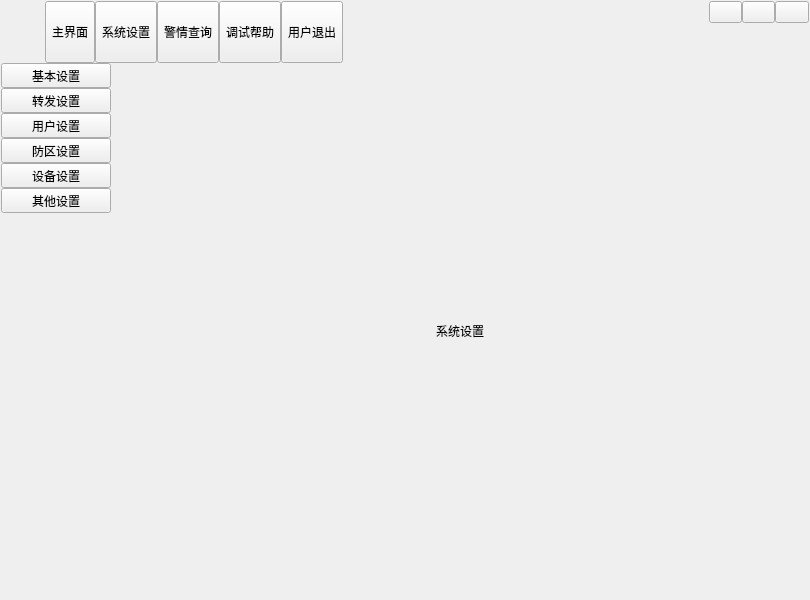
<?xml version="1.0" encoding="UTF-8"?>
<ui version="4.0">
 <class>frmMain</class>
 <widget class="QWidget" name="frmMain">
  <property name="geometry">
   <rect>
    <x>0</x>
    <y>0</y>
    <width>810</width>
    <height>600</height>
   </rect>
  </property>
  <property name="windowTitle">
   <string>Dialog</string>
  </property>
  <property name="sizeGripEnabled" stdset="0">
   <bool>false</bool>
  </property>
  <layout class="QVBoxLayout" name="verticalLayout">
   <property name="spacing">
    <number>0</number>
   </property>
   <property name="leftMargin">
    <number>1</number>
   </property>
   <property name="topMargin">
    <number>1</number>
   </property>
   <property name="rightMargin">
    <number>1</number>
   </property>
   <property name="bottomMargin">
    <number>1</number>
   </property>
   <item>
    <widget class="QWidget" name="widgetTitle" native="true">
     <property name="sizePolicy">
      <sizepolicy hsizetype="Preferred" vsizetype="Fixed">
       <horstretch>0</horstretch>
       <verstretch>0</verstretch>
      </sizepolicy>
     </property>
     <layout class="QHBoxLayout" name="horizontalLayout_2">
      <property name="spacing">
       <number>10</number>
      </property>
      <property name="leftMargin">
       <number>10</number>
      </property>
      <property name="topMargin">
       <number>0</number>
      </property>
      <property name="rightMargin">
       <number>0</number>
      </property>
      <property name="bottomMargin">
       <number>0</number>
      </property>
      <item>
       <widget class="QLabel" name="labIco">
        <property name="text">
         <string/>
        </property>
        <property name="alignment">
         <set>Qt::AlignCenter</set>
        </property>
       </widget>
      </item>
      <item>
       <widget class="QLabel" name="labTitle">
        <property name="styleSheet">
         <string notr="true"/>
        </property>
        <property name="text">
         <string/>
        </property>
        <property name="alignment">
         <set>Qt::AlignLeading|Qt::AlignLeft|Qt::AlignVCenter</set>
        </property>
       </widget>
      </item>
      <item>
       <widget class="QWidget" name="widgetTop" native="true">
        <layout class="QHBoxLayout" name="horizontalLayout_3">
         <property name="spacing">
          <number>0</number>
         </property>
         <property name="leftMargin">
          <number>0</number>
         </property>
         <property name="topMargin">
          <number>0</number>
         </property>
         <property name="rightMargin">
          <number>0</number>
         </property>
         <property name="bottomMargin">
          <number>0</number>
         </property>
         <item>
          <widget class="QToolButton" name="btnMain">
           <property name="sizePolicy">
            <sizepolicy hsizetype="Fixed" vsizetype="Expanding">
             <horstretch>0</horstretch>
             <verstretch>0</verstretch>
            </sizepolicy>
           </property>
           <property name="text">
            <string>主界面</string>
           </property>
           <property name="icon">
            <iconset resource="../ui/main.qrc">
             <normaloff>:/image/main_main.png</normaloff>:/image/main_main.png</iconset>
           </property>
           <property name="toolButtonStyle">
            <enum>Qt::ToolButtonTextUnderIcon</enum>
           </property>
          </widget>
         </item>
         <item>
          <widget class="QToolButton" name="btnConfig">
           <property name="sizePolicy">
            <sizepolicy hsizetype="Fixed" vsizetype="Expanding">
             <horstretch>0</horstretch>
             <verstretch>0</verstretch>
            </sizepolicy>
           </property>
           <property name="text">
            <string>系统设置</string>
           </property>
           <property name="icon">
            <iconset resource="../ui/main.qrc">
             <normaloff>:/image/main_config.png</normaloff>:/image/main_config.png</iconset>
           </property>
           <property name="toolButtonStyle">
            <enum>Qt::ToolButtonTextUnderIcon</enum>
           </property>
          </widget>
         </item>
         <item>
          <widget class="QToolButton" name="btnData">
           <property name="sizePolicy">
            <sizepolicy hsizetype="Fixed" vsizetype="Expanding">
             <horstretch>0</horstretch>
             <verstretch>0</verstretch>
            </sizepolicy>
           </property>
           <property name="text">
            <string>警情查询</string>
           </property>
           <property name="icon">
            <iconset resource="../ui/main.qrc">
             <normaloff>:/image/main_data.png</normaloff>:/image/main_data.png</iconset>
           </property>
           <property name="checked">
            <bool>false</bool>
           </property>
           <property name="toolButtonStyle">
            <enum>Qt::ToolButtonTextUnderIcon</enum>
           </property>
          </widget>
         </item>
         <item>
          <widget class="QToolButton" name="btnHelp">
           <property name="sizePolicy">
            <sizepolicy hsizetype="Fixed" vsizetype="Expanding">
             <horstretch>0</horstretch>
             <verstretch>0</verstretch>
            </sizepolicy>
           </property>
           <property name="styleSheet">
            <string notr="true"/>
           </property>
           <property name="text">
            <string>调试帮助</string>
           </property>
           <property name="icon">
            <iconset resource="../ui/main.qrc">
             <normaloff>:/image/main_person.png</normaloff>:/image/main_person.png</iconset>
           </property>
           <property name="toolButtonStyle">
            <enum>Qt::ToolButtonTextUnderIcon</enum>
           </property>
          </widget>
         </item>
         <item>
          <widget class="QToolButton" name="btnExit">
           <property name="sizePolicy">
            <sizepolicy hsizetype="Fixed" vsizetype="Expanding">
             <horstretch>0</horstretch>
             <verstretch>0</verstretch>
            </sizepolicy>
           </property>
           <property name="styleSheet">
            <string notr="true"/>
           </property>
           <property name="text">
            <string>用户退出</string>
           </property>
           <property name="icon">
            <iconset resource="../ui/main.qrc">
             <normaloff>:/image/main_exit.png</normaloff>:/image/main_exit.png</iconset>
           </property>
           <property name="toolButtonStyle">
            <enum>Qt::ToolButtonTextUnderIcon</enum>
           </property>
          </widget>
         </item>
        </layout>
       </widget>
      </item>
      <item>
       <spacer name="horizontalSpacer">
        <property name="orientation">
         <enum>Qt::Horizontal</enum>
        </property>
        <property name="sizeHint" stdset="0">
         <size>
          <width>40</width>
          <height>20</height>
         </size>
        </property>
       </spacer>
      </item>
      <item>
       <widget class="QWidget" name="widgetMenu" native="true">
        <property name="minimumSize">
         <size>
          <width>100</width>
          <height>0</height>
         </size>
        </property>
        <property name="maximumSize">
         <size>
          <width>100</width>
          <height>16777215</height>
         </size>
        </property>
        <layout class="QGridLayout" name="gridLayout_2">
         <property name="leftMargin">
          <number>0</number>
         </property>
         <property name="topMargin">
          <number>0</number>
         </property>
         <property name="rightMargin">
          <number>0</number>
         </property>
         <property name="bottomMargin">
          <number>0</number>
         </property>
         <property name="spacing">
          <number>0</number>
         </property>
         <item row="1" column="1" colspan="3">
          <spacer name="verticalSpacer">
           <property name="orientation">
            <enum>Qt::Vertical</enum>
           </property>
           <property name="sizeHint" stdset="0">
            <size>
             <width>20</width>
             <height>40</height>
            </size>
           </property>
          </spacer>
         </item>
         <item row="0" column="1">
          <widget class="QPushButton" name="btnMenu_Min">
           <property name="sizePolicy">
            <sizepolicy hsizetype="Minimum" vsizetype="Expanding">
             <horstretch>0</horstretch>
             <verstretch>0</verstretch>
            </sizepolicy>
           </property>
           <property name="cursor">
            <cursorShape>ArrowCursor</cursorShape>
           </property>
           <property name="focusPolicy">
            <enum>Qt::NoFocus</enum>
           </property>
           <property name="toolTip">
            <string>最小化</string>
           </property>
           <property name="text">
            <string/>
           </property>
          </widget>
         </item>
         <item row="0" column="3">
          <widget class="QPushButton" name="btnMenu_Close">
           <property name="sizePolicy">
            <sizepolicy hsizetype="Minimum" vsizetype="Expanding">
             <horstretch>0</horstretch>
             <verstretch>0</verstretch>
            </sizepolicy>
           </property>
           <property name="cursor">
            <cursorShape>ArrowCursor</cursorShape>
           </property>
           <property name="focusPolicy">
            <enum>Qt::NoFocus</enum>
           </property>
           <property name="toolTip">
            <string>关闭</string>
           </property>
           <property name="text">
            <string/>
           </property>
          </widget>
         </item>
         <item row="0" column="2">
          <widget class="QPushButton" name="btnMenu_Max">
           <property name="sizePolicy">
            <sizepolicy hsizetype="Minimum" vsizetype="Expanding">
             <horstretch>0</horstretch>
             <verstretch>0</verstretch>
            </sizepolicy>
           </property>
           <property name="focusPolicy">
            <enum>Qt::NoFocus</enum>
           </property>
           <property name="text">
            <string/>
           </property>
          </widget>
         </item>
        </layout>
       </widget>
      </item>
     </layout>
    </widget>
   </item>
   <item>
    <widget class="QStackedWidget" name="stackedWidget">
     <property name="styleSheet">
      <string notr="true"/>
     </property>
     <property name="currentIndex">
      <number>1</number>
     </property>
     <widget class="QWidget" name="page1">
      <layout class="QHBoxLayout" name="horizontalLayout">
       <property name="spacing">
        <number>0</number>
       </property>
       <property name="leftMargin">
        <number>0</number>
       </property>
       <property name="topMargin">
        <number>0</number>
       </property>
       <property name="rightMargin">
        <number>0</number>
       </property>
       <property name="bottomMargin">
        <number>0</number>
       </property>
       <item>
        <widget class="QWidget" name="widgetLeftMain" native="true">
         <property name="maximumSize">
          <size>
           <width>90</width>
           <height>16777215</height>
          </size>
         </property>
         <layout class="QVBoxLayout" name="verticalLayout_2">
          <property name="spacing">
           <number>0</number>
          </property>
          <property name="leftMargin">
           <number>0</number>
          </property>
          <property name="topMargin">
           <number>0</number>
          </property>
          <property name="rightMargin">
           <number>0</number>
          </property>
          <property name="bottomMargin">
           <number>0</number>
          </property>
          <item>
           <widget class="QToolButton" name="tbtnMain1">
            <property name="sizePolicy">
             <sizepolicy hsizetype="Expanding" vsizetype="Fixed">
              <horstretch>0</horstretch>
              <verstretch>0</verstretch>
             </sizepolicy>
            </property>
            <property name="text">
             <string>视频监控</string>
            </property>
           </widget>
          </item>
          <item>
           <widget class="QToolButton" name="tbtnMain2">
            <property name="sizePolicy">
             <sizepolicy hsizetype="Expanding" vsizetype="Fixed">
              <horstretch>0</horstretch>
              <verstretch>0</verstretch>
             </sizepolicy>
            </property>
            <property name="text">
             <string>地图监控</string>
            </property>
           </widget>
          </item>
          <item>
           <widget class="QToolButton" name="tbtnMain3">
            <property name="sizePolicy">
             <sizepolicy hsizetype="Expanding" vsizetype="Fixed">
              <horstretch>0</horstretch>
              <verstretch>0</verstretch>
             </sizepolicy>
            </property>
            <property name="text">
             <string>设备监控</string>
            </property>
           </widget>
          </item>
          <item>
           <spacer name="verticalSpacer_2">
            <property name="orientation">
             <enum>Qt::Vertical</enum>
            </property>
            <property name="sizeHint" stdset="0">
             <size>
              <width>20</width>
              <height>471</height>
             </size>
            </property>
           </spacer>
          </item>
         </layout>
        </widget>
       </item>
       <item>
        <widget class="QLabel" name="lab1">
         <property name="sizePolicy">
          <sizepolicy hsizetype="Expanding" vsizetype="Expanding">
           <horstretch>0</horstretch>
           <verstretch>0</verstretch>
          </sizepolicy>
         </property>
         <property name="text">
          <string/>
         </property>
         <property name="alignment">
          <set>Qt::AlignCenter</set>
         </property>
        </widget>
       </item>
      </layout>
     </widget>
     <widget class="QWidget" name="page2">
      <layout class="QHBoxLayout" name="horizontalLayout_4">
       <property name="spacing">
        <number>0</number>
       </property>
       <property name="leftMargin">
        <number>0</number>
       </property>
       <property name="topMargin">
        <number>0</number>
       </property>
       <property name="rightMargin">
        <number>0</number>
       </property>
       <property name="bottomMargin">
        <number>0</number>
       </property>
       <item>
        <widget class="QWidget" name="widgetLeftConfig" native="true">
         <property name="maximumSize">
          <size>
           <width>110</width>
           <height>16777215</height>
          </size>
         </property>
         <layout class="QVBoxLayout" name="verticalLayout_3">
          <property name="spacing">
           <number>0</number>
          </property>
          <property name="leftMargin">
           <number>0</number>
          </property>
          <property name="topMargin">
           <number>0</number>
          </property>
          <property name="rightMargin">
           <number>0</number>
          </property>
          <property name="bottomMargin">
           <number>0</number>
          </property>
          <item>
           <widget class="QToolButton" name="tbtnConfig1">
            <property name="sizePolicy">
             <sizepolicy hsizetype="Expanding" vsizetype="Fixed">
              <horstretch>0</horstretch>
              <verstretch>0</verstretch>
             </sizepolicy>
            </property>
            <property name="text">
             <string>基本设置</string>
            </property>
           </widget>
          </item>
          <item>
           <widget class="QToolButton" name="tbtnConfig2">
            <property name="sizePolicy">
             <sizepolicy hsizetype="Expanding" vsizetype="Fixed">
              <horstretch>0</horstretch>
              <verstretch>0</verstretch>
             </sizepolicy>
            </property>
            <property name="text">
             <string>转发设置</string>
            </property>
           </widget>
          </item>
          <item>
           <widget class="QToolButton" name="tbtnConfig3">
            <property name="sizePolicy">
             <sizepolicy hsizetype="Expanding" vsizetype="Fixed">
              <horstretch>0</horstretch>
              <verstretch>0</verstretch>
             </sizepolicy>
            </property>
            <property name="text">
             <string>用户设置</string>
            </property>
           </widget>
          </item>
          <item>
           <widget class="QToolButton" name="tbtnConfig4">
            <property name="sizePolicy">
             <sizepolicy hsizetype="Expanding" vsizetype="Fixed">
              <horstretch>0</horstretch>
              <verstretch>0</verstretch>
             </sizepolicy>
            </property>
            <property name="text">
             <string>防区设置</string>
            </property>
           </widget>
          </item>
          <item>
           <widget class="QToolButton" name="tbtnConfig5">
            <property name="sizePolicy">
             <sizepolicy hsizetype="Expanding" vsizetype="Fixed">
              <horstretch>0</horstretch>
              <verstretch>0</verstretch>
             </sizepolicy>
            </property>
            <property name="text">
             <string>设备设置</string>
            </property>
           </widget>
          </item>
          <item>
           <widget class="QToolButton" name="tbtnConfig6">
            <property name="sizePolicy">
             <sizepolicy hsizetype="Expanding" vsizetype="Fixed">
              <horstretch>0</horstretch>
              <verstretch>0</verstretch>
             </sizepolicy>
            </property>
            <property name="text">
             <string>其他设置</string>
            </property>
           </widget>
          </item>
          <item>
           <spacer name="verticalSpacer_3">
            <property name="orientation">
             <enum>Qt::Vertical</enum>
            </property>
            <property name="sizeHint" stdset="0">
             <size>
              <width>20</width>
              <height>417</height>
             </size>
            </property>
           </spacer>
          </item>
         </layout>
        </widget>
       </item>
       <item>
        <widget class="QLabel" name="lab2">
         <property name="sizePolicy">
          <sizepolicy hsizetype="Expanding" vsizetype="Expanding">
           <horstretch>0</horstretch>
           <verstretch>0</verstretch>
          </sizepolicy>
         </property>
         <property name="text">
          <string>系统设置</string>
         </property>
         <property name="alignment">
          <set>Qt::AlignCenter</set>
         </property>
        </widget>
       </item>
      </layout>
     </widget>
     <widget class="QWidget" name="page3">
      <layout class="QVBoxLayout" name="verticalLayout_5">
       <item>
        <widget class="QLabel" name="lab3">
         <property name="text">
          <string>警情查询</string>
         </property>
         <property name="alignment">
          <set>Qt::AlignCenter</set>
         </property>
        </widget>
       </item>
      </layout>
     </widget>
     <widget class="QWidget" name="page4">
      <layout class="QVBoxLayout" name="verticalLayout_4">
       <item>
        <widget class="QLabel" name="lab4">
         <property name="text">
          <string>调试帮助</string>
         </property>
         <property name="alignment">
          <set>Qt::AlignCenter</set>
         </property>
        </widget>
       </item>
      </layout>
     </widget>
    </widget>
   </item>
  </layout>
 </widget>
 <resources>
  <include location="../ui/main.qrc"/>
 </resources>
 <connections/>
</ui>
